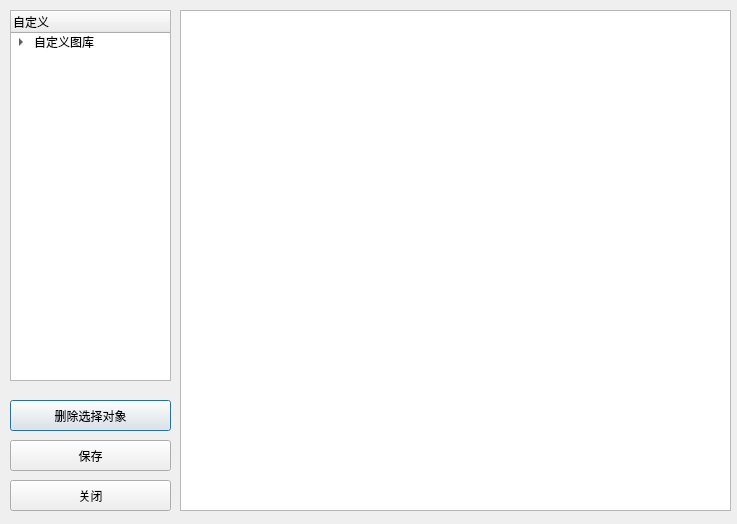
<?xml version="1.0" encoding="UTF-8"?>
<ui version="4.0">
 <class>SaveUserDefineLib</class>
 <widget class="QDialog" name="SaveUserDefineLib">
  <property name="geometry">
   <rect>
    <x>0</x>
    <y>0</y>
    <width>737</width>
    <height>524</height>
   </rect>
  </property>
  <property name="windowTitle">
   <string>Dialog</string>
  </property>
  <widget class="QTreeWidget" name="treeWidget">
   <property name="geometry">
    <rect>
     <x>10</x>
     <y>10</y>
     <width>161</width>
     <height>371</height>
    </rect>
   </property>
   <column>
    <property name="text">
     <string>自定义</string>
    </property>
   </column>
   <item>
    <property name="text">
     <string>自定义图库</string>
    </property>
    <item>
     <property name="text">
      <string>图库一</string>
     </property>
    </item>
    <item>
     <property name="text">
      <string>图库二</string>
     </property>
    </item>
    <item>
     <property name="text">
      <string>图库三</string>
     </property>
    </item>
    <item>
     <property name="text">
      <string>图库四</string>
     </property>
    </item>
    <item>
     <property name="text">
      <string>图库五</string>
     </property>
    </item>
    <item>
     <property name="text">
      <string>图库六</string>
     </property>
    </item>
    <item>
     <property name="text">
      <string>图库七</string>
     </property>
    </item>
    <item>
     <property name="text">
      <string>图库八</string>
     </property>
    </item>
    <item>
     <property name="text">
      <string>图库九</string>
     </property>
    </item>
    <item>
     <property name="text">
      <string>图库十</string>
     </property>
    </item>
    <item>
     <property name="text">
      <string>图库十一</string>
     </property>
    </item>
    <item>
     <property name="text">
      <string>图库十二</string>
     </property>
    </item>
    <item>
     <property name="text">
      <string>图库十三</string>
     </property>
    </item>
    <item>
     <property name="text">
      <string>图库十四</string>
     </property>
    </item>
    <item>
     <property name="text">
      <string>图库十五</string>
     </property>
    </item>
   </item>
  </widget>
  <widget class="QGraphicsView" name="MainView">
   <property name="geometry">
    <rect>
     <x>180</x>
     <y>10</y>
     <width>551</width>
     <height>501</height>
    </rect>
   </property>
  </widget>
  <widget class="QPushButton" name="m_DeleteItem">
   <property name="geometry">
    <rect>
     <x>10</x>
     <y>400</y>
     <width>161</width>
     <height>31</height>
    </rect>
   </property>
   <property name="text">
    <string>删除选择对象</string>
   </property>
  </widget>
  <widget class="QPushButton" name="m_SaveItem">
   <property name="geometry">
    <rect>
     <x>10</x>
     <y>440</y>
     <width>161</width>
     <height>31</height>
    </rect>
   </property>
   <property name="text">
    <string>保存</string>
   </property>
  </widget>
  <widget class="QPushButton" name="m_Cancel">
   <property name="geometry">
    <rect>
     <x>10</x>
     <y>480</y>
     <width>161</width>
     <height>31</height>
    </rect>
   </property>
   <property name="text">
    <string>关闭</string>
   </property>
  </widget>
 </widget>
 <resources/>
 <connections/>
</ui>
